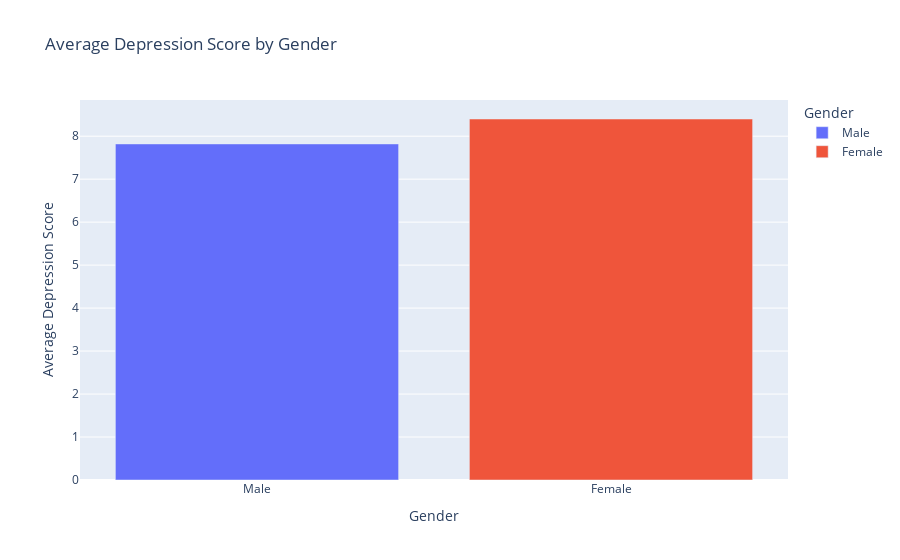

Notebook source saved alongside this figure:
### Code cell
result = _
df_avg_genre = result.DataFrame()

fig5 = px.bar(
    df_avg_genre,
    x='Gender',
    y='avg_depression',
    color='Gender',
    title='Average Depression Score by Gender',
    labels={
        'Gender': 'Gender',
        'avg_depression': 'Average Depression Score'
    }
)

fig5.show()

### Figure 1 — Plotly figure (JSON) as saved in the notebook; plotly's stock layout.template omitted (floating-point values rounded to 4 significant figures)
{"data": [{"hovertemplate": "Gender=%{x}<br>Average Depression Score=%{y}<extra></extra>", "legendgroup": "Male", "marker": {"color": "#636efa", "pattern": {"shape": ""}}, "name": "Male", "orientation": "v", "showlegend": true, "textposition": "auto", "type": "bar", "x": ["Male"], "xaxis": "x", "y": [7.82], "yaxis": "y"}, {"hovertemplate": "Gender=%{x}<br>Average Depression Score=%{y}<extra></extra>", "legendgroup": "Female", "marker": {"color": "#EF553B", "pattern": {"shape": ""}}, "name": "Female", "orientation": "v", "showlegend": true, "textposition": "auto", "type": "bar", "x": ["Female"], "xaxis": "x", "y": [8.4], "yaxis": "y"}], "layout": {"barmode": "relative", "legend": {"title": {"text": "Gender"}, "tracegroupgap": 0}, "title": {"text": "Average Depression Score by Gender"}, "xaxis": {"anchor": "y", "categoryarray": ["Male", "Female"], "categoryorder": "array", "domain": [0, 1], "title": {"text": "Gender"}}, "yaxis": {"anchor": "x", "domain": [0, 1], "title": {"text": "Average Depression Score"}}}}
